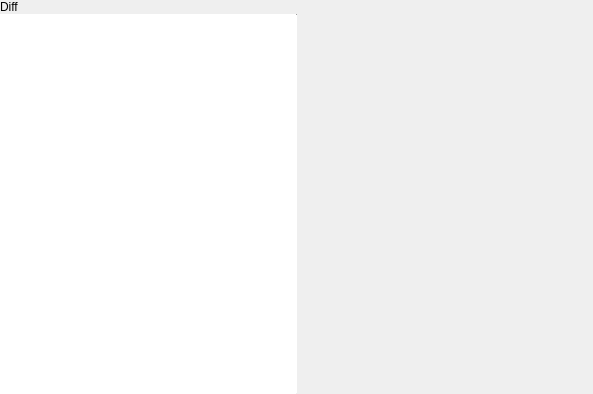
<?xml version="1.0" encoding="UTF-8"?>
<ui version="4.0">
 <class>DiffPopover</class>
 <widget class="QWidget" name="DiffPopover">
  <property name="geometry">
   <rect>
    <x>0</x>
    <y>0</y>
    <width>593</width>
    <height>394</height>
   </rect>
  </property>
  <property name="windowTitle">
   <string notr="true">Form</string>
  </property>
  <layout class="QVBoxLayout" name="verticalLayout">
   <property name="spacing">
    <number>0</number>
   </property>
   <property name="leftMargin">
    <number>0</number>
   </property>
   <property name="topMargin">
    <number>0</number>
   </property>
   <property name="rightMargin">
    <number>0</number>
   </property>
   <property name="bottomMargin">
    <number>0</number>
   </property>
   <item>
    <widget class="tTitleLabel" name="titleLabel">
     <property name="text">
      <string>Diff</string>
     </property>
    </widget>
   </item>
   <item>
    <layout class="QHBoxLayout" name="horizontalLayout">
     <property name="spacing">
      <number>0</number>
     </property>
     <item>
      <widget class="QWidget" name="leftWidget" native="true">
       <layout class="QVBoxLayout" name="verticalLayout_2">
        <property name="spacing">
         <number>0</number>
        </property>
        <property name="leftMargin">
         <number>0</number>
        </property>
        <property name="topMargin">
         <number>0</number>
        </property>
        <property name="rightMargin">
         <number>0</number>
        </property>
        <property name="bottomMargin">
         <number>0</number>
        </property>
        <item>
         <widget class="QListView" name="diffList">
          <property name="frameShape">
           <enum>QFrame::NoFrame</enum>
          </property>
         </widget>
        </item>
       </layout>
      </widget>
     </item>
     <item>
      <widget class="Line" name="line">
       <property name="maximumSize">
        <size>
         <width>1</width>
         <height>16777215</height>
        </size>
       </property>
       <property name="orientation">
        <enum>Qt::Vertical</enum>
       </property>
      </widget>
     </item>
     <item>
      <widget class="tStackedWidget" name="stackedWidget"/>
     </item>
    </layout>
   </item>
  </layout>
 </widget>
 <customwidgets>
  <customwidget>
   <class>tStackedWidget</class>
   <extends>QStackedWidget</extends>
   <header location="global">tstackedwidget.h</header>
   <container>1</container>
   <slots>
    <signal>switchingFrame(int)</signal>
   </slots>
  </customwidget>
  <customwidget>
   <class>tTitleLabel</class>
   <extends>QLabel</extends>
   <header location="global">ttitlelabel.h</header>
   <slots>
    <signal>backButtonClicked()</signal>
   </slots>
  </customwidget>
 </customwidgets>
 <resources/>
 <connections/>
</ui>
